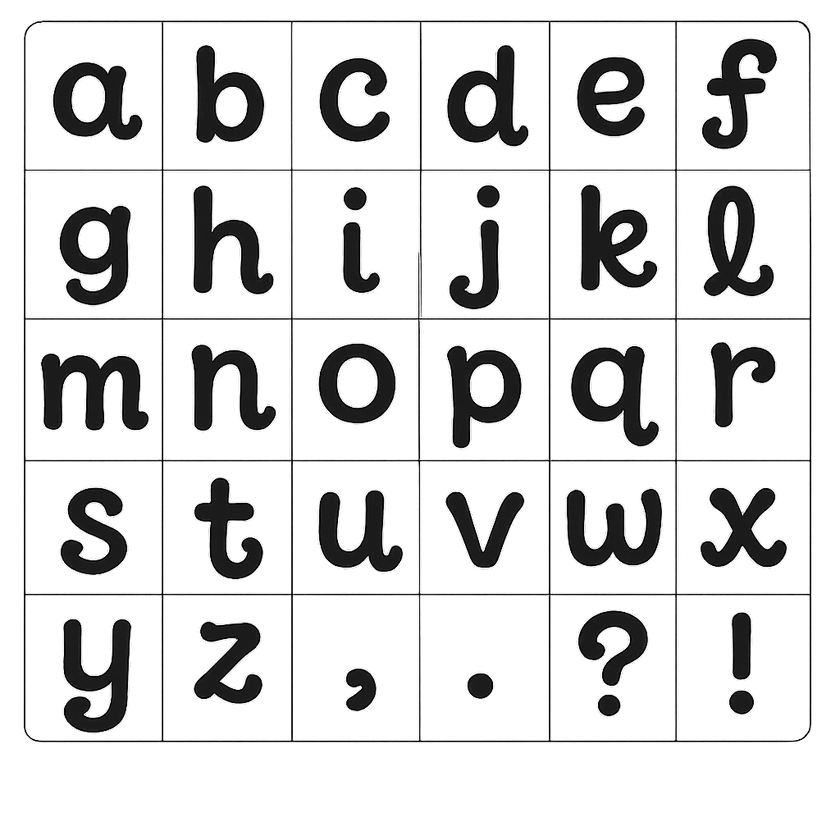
#> input picture assets/barbie-font-lowercase.png, 840 x 840 px, shrunk from 1024 x 1024 before the run
$ python -i convert_to_svg.py   (imports and definitions only)
#> lines starting #> are read from the running program, lines starting #| are printed output that depends on the picture; after the words box and inside, x2 and y2 are one past the last pixel; in counts of white or black regions, pixels touching at a corner belong together
# --- [ Imports and prepare_bitmap_data remain the same ] ---
import os
from pathlib import Path

import numpy as np
from PIL import Image
import potrace  # pypotrace, Python bindings for potrace
import math
import argparse
from typing import List, Tuple, Union

DEFAULT_INPUT_DIR = './output/characters/'
DEFAULT_TURD_SIZE = 2
DEFAULT_OPT_TOLERANCE = 0.2 # Potrace option: curve optimization tolerance
DEFAULT_ALPHAMAX = 1.0
DEFAULT_OPTICURVE = 1

def prepare_bitmap_data(png_path, threshold=128) -> Tuple[Union[np.ndarray, None], int, int]:
    """
    Loads a PNG, converts to NumPy boolean array for potrace.
    Returns tuple: (bitmap_data, width, height) or (None, 0, 0) on error.
    """
#> called with png_path = 'assets/barbie-font-lowercase.png', threshold = 128
    try:
        img = Image.open(png_path).convert('RGBA')
#> img is the input picture: PIL image 840x840 RGBA; mean R, G, B, A 31.5, 31.6, 31.5, 51.8
    except FileNotFoundError:
        print(f"Error: Input PNG not found at {png_path}")
        return None, 0, 0
    except Exception as e:
        print(f"Error opening image {png_path}: {e}")
        return None, 0, 0

    img_width, img_height = img.size
#> img_width = 840; img_height = 840

    bg = Image.new('RGB', img.size, (255, 255, 255))
#> bg: PIL image 840x840 RGB; every value is 255
    bg.paste(img, mask=img.split()[3])
    bw_img = bg.convert('L').point(lambda x: 0 if x < threshold else 255, '1')
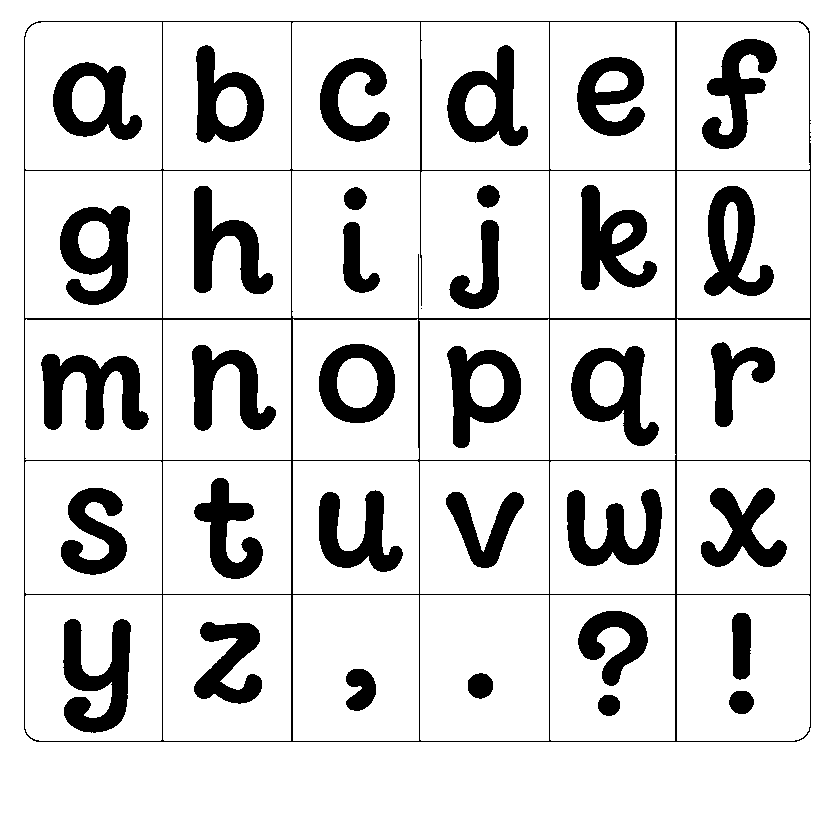
#> bw_img: PIL image 840x840 1; 84.9% white; 36 black regions (1 under 20 px), largest, box (x1, y1, x2, y2) and area: (24, 21, 811, 742) 11991, (41, 354, 149, 430) 4570, (63, 619, 131, 733) 4379
    bitmap_data = np.invert(np.array(bw_img))
    return bitmap_data, img_width, img_height


# [89 lines left out: functions path_to_svg_d, convert_png_to_svg, not called in this run]


# [46 lines not run here, left out]

>>> result = prepare_bitmap_data('assets/barbie-font-lowercase.png')
